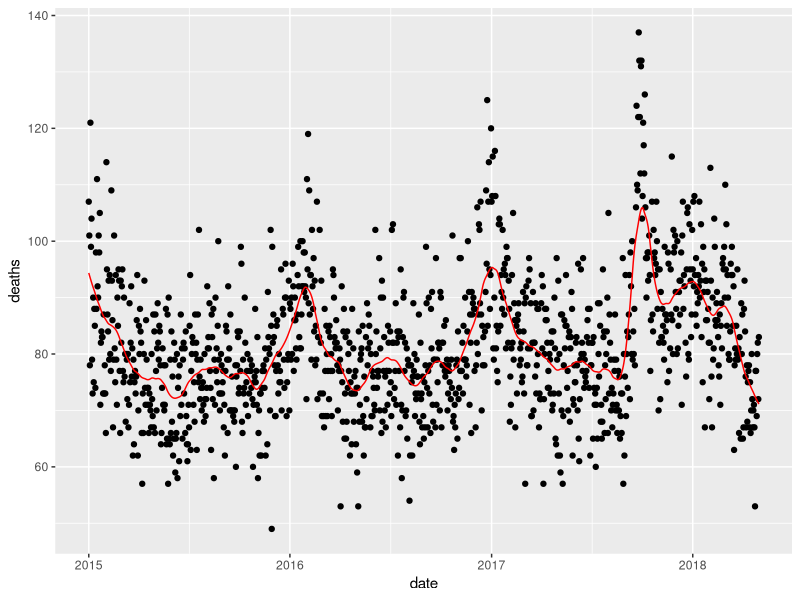
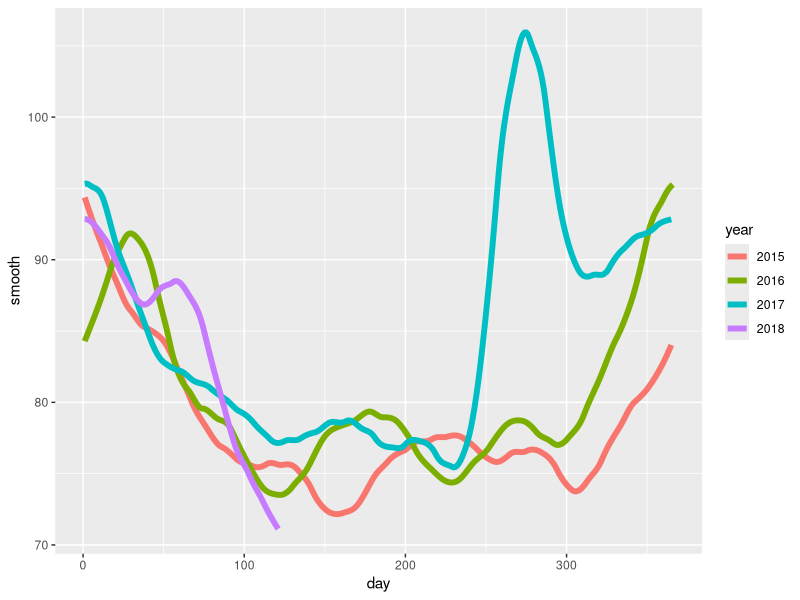

Generate these figures, in order, with R: (Note: this script raises an error after producing the figures.)
library(tidyverse)
library(lubridate)
library(purrr)
library(pdftools)

fn <- system.file("extdata", "RD-Mortality-Report_2015-18-180531.pdf", package="dslabs")
dat <- map_df(str_split(pdf_text(fn), "\n"), function(s){
  s <- str_trim(s)
  header_index <- str_which(s, "2015")[1]
  tmp <- str_split(s[header_index], "\\s+", simplify = TRUE)
  month <- tmp[1]
  header <- tmp[-1]
  tail_index  <- str_which(s, "Total")
  n <- str_count(s, "\\d+")
  out <- c(1:header_index, which(n==1), which(n>=28), tail_index:length(s))
  s[-out] %>%
    str_remove_all("[^\\d\\s]") %>%
    str_trim() %>%
    str_split_fixed("\\s+", n = 6) %>%
    .[,1:5] %>%
    as_data_frame() %>% 
    setNames(c("day", header)) %>%
    mutate(month = month,
           day = as.numeric(day)) %>%
    gather(year, deaths, -c(day, month)) %>%
    mutate(deaths = as.numeric(deaths))
}) %>%
  mutate(month = recode(month, "JAN" = 1, "FEB" = 2, "MAR" = 3, "APR" = 4, "MAY" = 5, "JUN" = 6, 
                        "JUL" = 7, "AGO" = 8, "SEP" = 9, "OCT" = 10, "NOV" = 11, "DEC" = 12)) %>%
  mutate(date = make_date(year, month, day)) %>%
  dplyr::filter(date <= "2018-05-01")


cat("\014")
#Q1

total_days <- diff(range(dat$date))
span <- 60/(as.numeric(total_days))
fit <- loess(deaths ~ as.numeric(date), degree = 1, span = span, data=dat)

dat %>% mutate(smooth = predict(fit, as.numeric(date))) %>% ggplot(aes(date, deaths)) + geom_point() + geom_line(aes(date, smooth), color = "red")

cat("\014")
#Q2
dat %>%
  mutate(smooth = predict(fit, as.numeric(date)), day = yday(date), year = as.character(year(date))) %>%
  ggplot(aes(day, smooth, col = year)) +
  geom_line(lwd = 2)

cat("\014")
#Q3
library(broom)
data("mnist_27")
mnist_27$train %>% glm(y ~ x_2, family = "binomial", data = .) %>% tidy()
qplot(x_2, y, data = mnist_27$train) + geom_smooth(method = loess)
mnist_27$train %>% 
  mutate(y = ifelse(y=="7", 7, 2)) %>% # because y is a factor and not numeric. This line can be avoided if as.numeric(y) is used in the next line.
  ggplot(aes(x_2, y)) + 
  geom_smooth(method = "loess")






                                                                                                   
                                                                                                   
                                                                                                   
                                                                                                   
